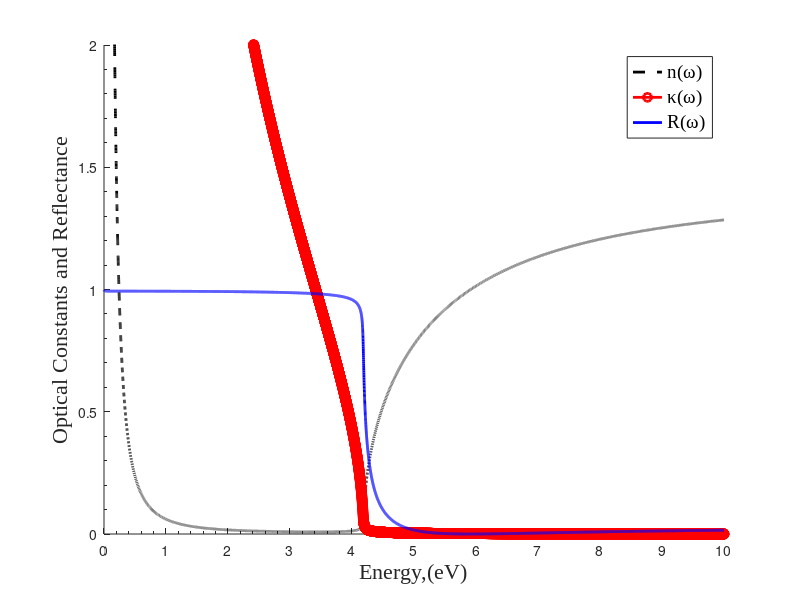

Source code (MATLAB): (Note: this script raises an error after producing the figure.)
%copyright by J. E Hasbun and T. Datta
% ch13_nwkappawmetal.m

% This script plots the refractive index (n), extinction coefficient
% kappa, and the reflectance derived within the Drude theory in the case
% when damping is not negligible. The plasma frequency and damping
% parameters are for Na (metal). Data sourced from Reference [13.3],
% Table 11.2.

% Constants
omp = 5.914;   % Na plasma frequency (eV)
hgamma = 0.0198512; % Na damping frequency (eV)

% Function definitions
% Frequency dependent real part of the dielectric function.
% Compare with Equation (13.96).
realpart = @(w) 1 - omp^2/(hgamma^2 + w^2);

% Frequency dependent imagninary part of the dielectric function.
% Compare with Equation (13.97).
impart = @(w) (omp^2)*hgamma/((w)*(w^2 + hgamma^2));

% Refractive index (n) and extinction coefficient (\kappa)
nw = @(w) sqrt(0.5*(sqrt((1+realpart(w))^2 + impart(w)^2) + 1 ...
    + realpart(w)));
kappaw = @(w) sqrt(0.5*(sqrt((1+realpart(w))^2 + impart(w)^2)...
    - 1 - realpart(w)));

% Reflectance, Equation (13.99)

refl = @(w) ((1 - nw(w))^2 + kappaw(w)^2)/((1 + nw(w))^2 + kappaw(w)^2);

% Plots

figure1 = figure;
axes1 = axes('Parent',figure1,'YMinorTick','on',...
    'XTick',[0 1 2 3 4 5 6 7 8 9 10 11 12],...
    'XMinorTick','on');
ylim([0,2]);
hold(axes1,'all')

hold on;

fplot(@(w)nw(w),[0,10],'LineWidth',2,'--k');
fplot(@(w)kappaw(w),[0,10],'LineWidth',2,'-or');
fplot(@(w)refl(w),[0,10],'LineWidth',2,'-b');

% Create xlabel
xlabel('Energy,(eV)',...
    'FontSize',16,'FontName','Times New Roman');

% Create ylabel
ylabel('Optical Constants and Reflectance', 'FontSize',16,...
    'FontName','Times New Roman');

% % Create legend
legend1 = legend('n(\omega)','\kappa(\omega)','R(\omega)');
set(legend1,'FontSize',14,'FontName','Times New Roman','show');

hold off;
